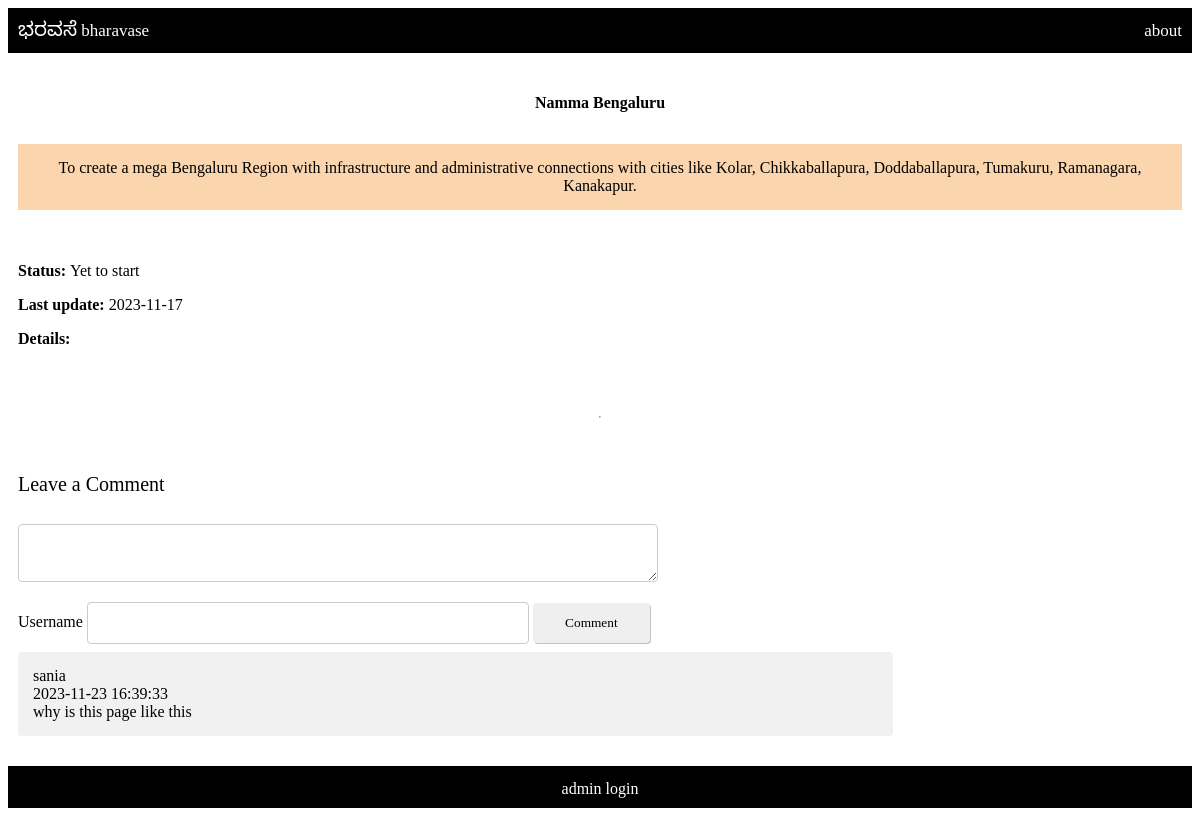
The page /promisepage.php?id=7 on the database its author committed.
### tables this page shows
CREATE TABLE `promises` (
  `sno` int(11) NOT NULL,
  `category` varchar(500) NOT NULL,
  `promise` varchar(500) NOT NULL,
  `status` varchar(100) NOT NULL,
  `details` varchar(5000) NOT NULL,
  `date` date NOT NULL
);

CREATE TABLE `comments` (
  `cid` int(11) NOT NULL,
  `uid` varchar(128) NOT NULL,
  `parentsno` int(11) NOT NULL,
  `date` datetime NOT NULL,
  `message` text NOT NULL
);

### promisepage.php (the view, shortened to what this page needs)
<?php
require_once('promise-db.php');
?>
<?php
include 'comments.php';
$editpromise = array();
    if (isset($_GET['id'])){
		$sql = "
		SELECT
			sno,
            category,
			promise,
			status,
			details,
			date
		FROM
			promises
		WHERE sno = '".$_GET['id']."'";
		$result = $conn->query($sql);
		if ($result->num_rows > 0)
		{
		  while($row = $result->fetch_assoc())
		  {
			  $editpromise["sno"] = $row["sno"];
			  $editpromise["category"] = $row["category"];
			  $editpromise["promise"] = $row["promise"];
			  $editpromise["status"] = $row["status"];
			  $editpromise["details"] = $row["details"];
			  $editpromise["date"] = $row["date"];
        $color = $row['status'] == "Yet to start" ? "#fad5aeff" : ($row['status']=="In progress" ? "#fff2cc" : ($row['status']=="Stalled" ? "#ccccccff" : ($row['status']=="Broken" ? "#e6b8af" : "#d9ead3")));
		  }
		}
		else
		{
		}
	}
?>
<!doctype html>
<html>
    <head>
      <link rel="stylesheet" href="stylesheet.css?v=<?php echo time(); ?>">
    </head>
<body>
          <div class = "header">
            <div class = "leftside">
                <a href = "index-proper.php">
                    <span style="font-family: 'Noto Sans Kannada'; font-size: 20px"> ಭರವಸೆ</span>
                    <span style="font-family: 'Verdana'; font-size: 17px">bharavase</span>
                </a>
            </div>
            <div class = "rightside">
                <a href = "#" style = "font-family: 'Verdana'; font-size: 17px">
                    about
                </a>
            </div>
        </div>
      <div id = "promise-category">
      <?php echo (isset($editpromise["category"]))? $editpromise["category"] : ""; ?>
      </div>
      <div id = "promise-name">
      <?php echo "<p id = 'promise-title' style='background-color: ".$color."'>" . (isset($editpromise["promise"]) ? $editpromise["promise"] : "") . "</h2>"; ?>
      </div>
    <div id = "promise-facts">
      <div id = "promise-status">
      <p> Status: <span class = "promise-echo"> <?php echo (isset($editpromise["status"]))? $editpromise["status"] : ""; ?> </span></p>
      </div>
      <div id = "date-update">
      <p> Last update: <span class = "promise-echo"> <?php echo (isset($editpromise["date"]))? $editpromise["date"] : ""; ?> </span> </p>
      </div>
      <div id = "details">
      <p> Details: <br><br>
      </p>
      </div>
    </div>
    <hr>
    <div id = "commenttext">
    <p style = "font-size:20px"> Leave a Comment </p>
        <?php
        echo
        "<form method = 'POST' action = '".setComments($conn)."'>
            <input type = 'hidden' name = 'date' value = ' ".date('Y-m-d H:i:s')." '>
            <input type = 'hidden' name = 'parentsno' value = ' ".$_GET['id']." '>
            <textarea name = 'message'></textarea><bt>
            <br>
            <label for = 'username'> Username </label>
            <input type = 'text' name = 'uid'> <button type = 'submit' name = 'commentSubmit'> Comment </button>
            <br>
        </form>";
        getComments($conn)
        ?>
    </div>
    <div class = footer>
        <a href = "login-page.php"> admin login </a>
    </div>
</body>
</html>

### comments.php (shortened to what this page needs)
<?php
function getComments($conn){
    $sql = "SELECT * FROM comments where parentsno = ".$_GET['id']. " ORDER BY date DESC";
    $result = $conn -> query($sql);
    while ($row = $result -> fetch_assoc()){
        echo "<div class = 'comment-box'>";
            echo $row['uid']."<br>";
            echo $row['date']."<br>";
            echo $row['message'];
        echo "</div>";
    }
    }

### stylesheet.css (style rules this page uses)
* { font-family: Verdana; }
body { height:100vh; display:flex; flex-direction: column; justify-content: space-between; }
.header { display:flex; justify-content: space-between; background-color: black; color: white; padding: 10px 10px 7px; margin:0; line-height: 25px; }
.comment-box { width:845px; padding: 15px; margin-bottom: 4px; background-color:#f1f1f1; border-radius:4px; }
.footer { display:flex; justify-content:center; background-color: black; color: white; padding: 10px 10px 7px; margin:0; line-height: 25px; }
#promise-category { text-align: center; padding:5px; margin:20px 10px 0px 10px; font-weight: bold; }
#promise-title { padding:15px; margin:10px; text-align:center; }
#promise-facts { margin:10px; font-weight: bold; }
.promise-echo { font-weight: normal; }
#commenttext { margin:10px; }
#commenttext input[type=text] { width: 38%; padding: 12px 20px; margin: 8px 0; display: inline-block; border: 1px solid #ccc; border-radius: 4px; box-sizing: border-box; }
#commenttext textarea { width: 55%; padding: 12px 20px; margin: 8px 0; display: inline-block; border: 1px solid #ccc; border-radius: 4px; box-sizing: border-box; }
#commenttext button[type=submit] { width: 10%; height: 10%; background-color: #efefefff; color: black; padding: 12px; margin: 8px 0; border: none; border-radius: 4px; cursor: pointer; box-shadow: 1px 1px rgb(193, 193, 193); }

### promisepage.php (style rules this page uses)
a { text-decoration: none; color:inherit; background-color: transparent; }

### rows shown on the page
promises: category "Namma Bengaluru", promise "To create a mega Bengaluru Region with infrastructure and administrative connections with cities like Kolar, Chikkaballapura, Doddaballapura, Tumakuru, Ramanagara, Kanakapur.", status "Yet to start", date "2023-11-17"
comments: uid "sania", date "2023-11-23 16:39:33", message "why is this page like this"
